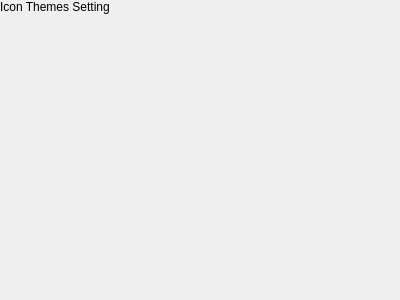
<?xml version="1.0" encoding="UTF-8"?>
<ui version="4.0">
 <class>IconThemePage</class>
 <widget class="QWidget" name="IconThemePage">
  <property name="geometry">
   <rect>
    <x>0</x>
    <y>0</y>
    <width>400</width>
    <height>300</height>
   </rect>
  </property>
  <property name="windowTitle">
   <string>Form</string>
  </property>
  <layout class="QVBoxLayout" name="verticalLayout_2">
   <property name="spacing">
    <number>10</number>
   </property>
   <property name="leftMargin">
    <number>0</number>
   </property>
   <property name="topMargin">
    <number>0</number>
   </property>
   <property name="rightMargin">
    <number>0</number>
   </property>
   <property name="bottomMargin">
    <number>0</number>
   </property>
   <item>
    <widget class="QLabel" name="label_icon_tneme">
     <property name="text">
      <string>Icon Themes Setting</string>
     </property>
    </widget>
   </item>
   <item>
    <layout class="QVBoxLayout" name="verticalLayout">
     <property name="spacing">
      <number>0</number>
     </property>
     <item>
      <widget class="QWidget" name="widget_icon" native="true">
       <property name="sizePolicy">
        <sizepolicy hsizetype="Preferred" vsizetype="Minimum">
         <horstretch>0</horstretch>
         <verstretch>0</verstretch>
        </sizepolicy>
       </property>
       <property name="minimumSize">
        <size>
         <width>0</width>
         <height>0</height>
        </size>
       </property>
       <layout class="QVBoxLayout" name="iconVLayout">
        <property name="spacing">
         <number>16</number>
        </property>
        <property name="leftMargin">
         <number>0</number>
        </property>
        <property name="topMargin">
         <number>0</number>
        </property>
        <property name="rightMargin">
         <number>0</number>
        </property>
        <property name="bottomMargin">
         <number>0</number>
        </property>
       </layout>
      </widget>
     </item>
     <item>
      <spacer name="verticalSpacer_2">
       <property name="orientation">
        <enum>Qt::Vertical</enum>
       </property>
       <property name="sizeHint" stdset="0">
        <size>
         <width>20</width>
         <height>40</height>
        </size>
       </property>
      </spacer>
     </item>
    </layout>
   </item>
   <item>
    <spacer name="verticalSpacer">
     <property name="orientation">
      <enum>Qt::Vertical</enum>
     </property>
     <property name="sizeHint" stdset="0">
      <size>
       <width>20</width>
       <height>233</height>
      </size>
     </property>
    </spacer>
   </item>
  </layout>
 </widget>
 <resources/>
 <connections/>
</ui>
